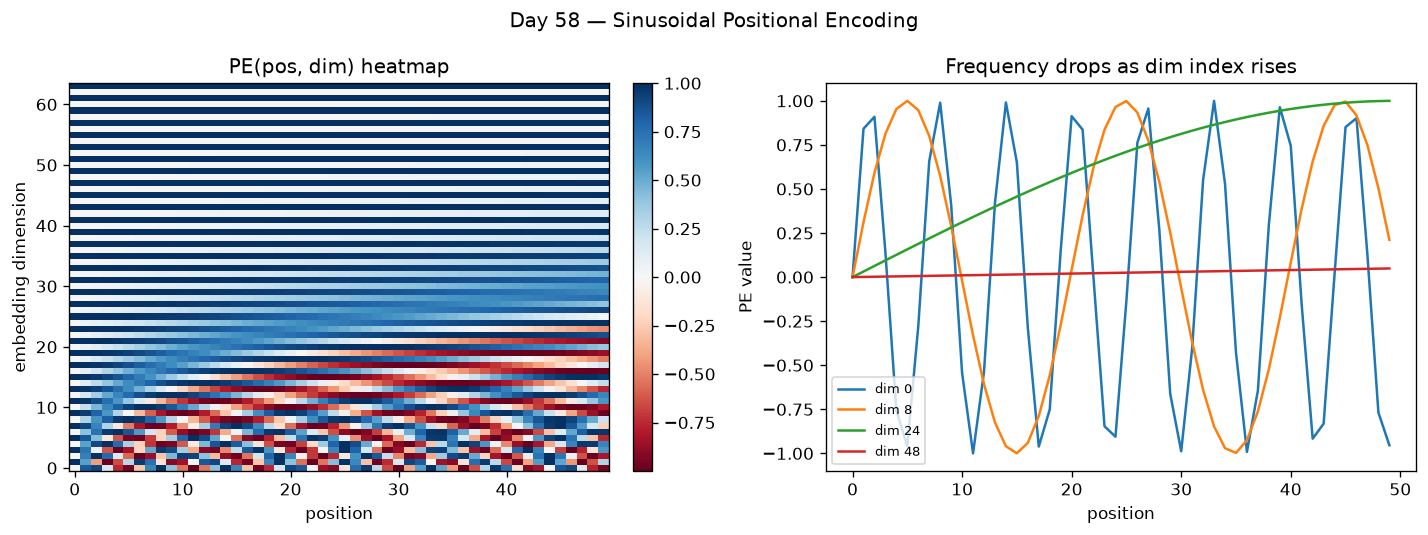

Recreate this plot in Python.
"""
Day 58 — Sinusoidal Positional Encoding
Left panel:  heatmap of the PE(pos, dim) matrix — the pattern actually added to token embeddings.
Right panel: a handful of individual dimension pairs plotted across position, showing how
             frequency drops geometrically as the dimension index increases (fast "seconds hand"
             low dims vs slow "hour hand" high dims).
"""
import numpy as np
import matplotlib.pyplot as plt

np.random.seed(42)

d_model = 64
max_pos = 50

positions = np.arange(max_pos)[:, None]                       # (max_pos, 1)
dims = np.arange(d_model)[None, :]                             # (1, d_model)

# angle_rates[i] = 1 / 10000^(2*floor(i/2)/d_model) — even/odd dim pairs share a frequency
angle_rates = 1.0 / np.power(10000, (2 * (dims // 2)) / d_model)
angles = positions * angle_rates                                # (max_pos, d_model)

pe = np.zeros((max_pos, d_model))
pe[:, 0::2] = np.sin(angles[:, 0::2])                            # even dims -> sin
pe[:, 1::2] = np.cos(angles[:, 1::2])                            # odd dims  -> cos

fig, axes = plt.subplots(1, 2, figsize=(12, 4.5))

im = axes[0].imshow(pe.T, aspect="auto", cmap="RdBu", origin="lower")
axes[0].set_xlabel("position")
axes[0].set_ylabel("embedding dimension")
axes[0].set_title("PE(pos, dim) heatmap")
fig.colorbar(im, ax=axes[0], fraction=0.046, pad=0.04)

sample_dims = [0, 8, 24, 48]
for d in sample_dims:
    axes[1].plot(positions[:, 0], pe[:, d], label=f"dim {d}")
axes[1].set_xlabel("position")
axes[1].set_ylabel("PE value")
axes[1].set_title("Frequency drops as dim index rises")
axes[1].legend(fontsize=8)

fig.suptitle("Day 58 — Sinusoidal Positional Encoding")
fig.tight_layout()
plt.savefig("graph_DAY_58.png", dpi=120, bbox_inches="tight")
